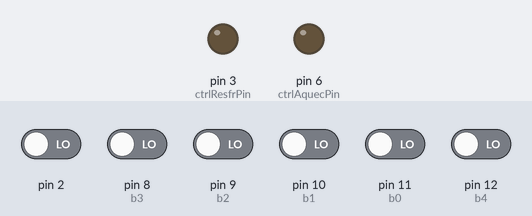
Bench run of a sketch on a simulated Arduino Uno, built with avr-gcc and run on an emulated ATmega328P. On the bench: output pins drawn as LEDs (lit = HIGH). Dashed ring = blinking. The test bench sets the inputs (shaded band); at power-on: pin 2, pin 8 (b3), pin 9 (b2), pin 10 (b1), pin 11 (b0), pin 12 (b4) LOW.

Above: at 1.2 s.
1.3 s: pin 8 (b3) driven HIGH
At 2.0 s:
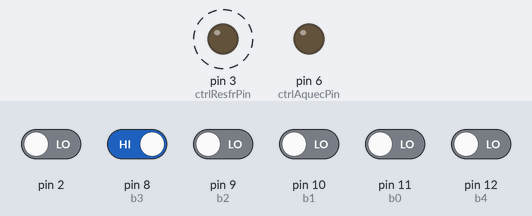
2.8 s: pin 8 (b3) driven LOW
At 3.2 s:
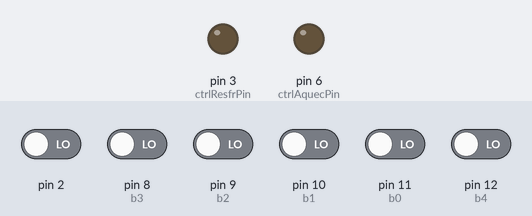
4.3 s: pin 10 (b1) driven HIGH
At 5.6 s:
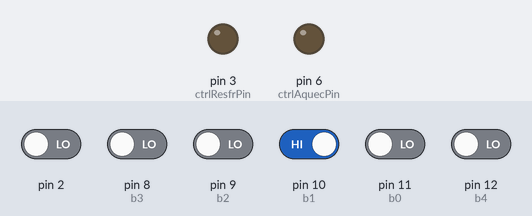
Timing chart, 0 to 7.3 s (numbered marks = the images above; inputs shaded):
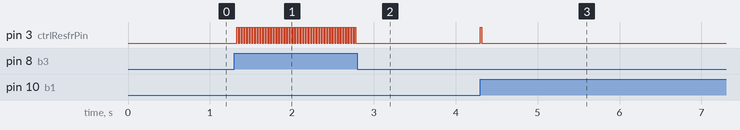

Measured:
- after the input at 1.3 s, pin 3 (ctrlResfrPin): alternates HIGH for 0.02 s and LOW for 0.02 s, starting at once
- after the input at 2.8 s, pin 3 (ctrlResfrPin): stops changing and stays LOW
- after the input at 4.3 s, pin 3 (ctrlResfrPin): LOW → HIGH at once, → LOW 0.02 s later

The sketch:

ctrl_temp.ino
```cpp
#define b0 11
#define b1 10
#define b2 9
#define b3 8
#define b4 12
#define ctrlAquecPin 6
#define ctrlResfrPin 3

volatile int valor = 0, operacao = 0;
volatile int aquecPower = 0, resfrPower = 0;

void setup()
{
  TCCR2B = (TCCR2B & 0b11111000) | 0x07;
  //Serial.begin(9600);
  pinMode(ctrlAquecPin, OUTPUT);
  pinMode(ctrlResfrPin, OUTPUT);

  attachInterrupt(0, ctrlAquec, RISING);

  pinMode(b0, INPUT);
  pinMode(b1, INPUT);
  pinMode(b2, INPUT);
  pinMode(b3, INPUT);
  pinMode(b4, INPUT);
}

void loop()
{

  decodeCtrlTemp ();

  if (operacao == 0)
  {
    aquecPower = 0;
    resfrPower = valor;
  }
  else if (operacao == 1)
  {
    aquecPower = valor;
    resfrPower = 0;
  }

  ctrlResfr ();

  /*Serial.println("----------------------");
  Serial.print("ctrlTemp: ");
  Serial.print(operacao);
  Serial.print(":");
  Serial.println(valor);
  Serial.print("aquecPower: ");
  Serial.println(aquecPower);
  Serial.print("resfrPower: ");
  Serial.println(resfrPower);
  Serial.print("bits: ");
  Serial.print(digitalRead(b4));
  Serial.print(":");
  Serial.print(digitalRead(b3));
  Serial.print(digitalRead(b2));
  Serial.print(digitalRead(b1));
  Serial.println(digitalRead(b0));
  delay (500);*/

}

void ctrlAquec()
{
  //Cálculo do ângulo de disparo: 60Hz -> 8,33ms (1/2 ciclo)
  //(8333us - 8,33us) / 100 = 83 (aproximadamente)
  //O powerTime é o tempo que o TRIAC permanecerá desligado quando é detectado
  //o ponto 0 da senóide e varia de 0 a 8300 microsegundos
  int powerTime = (82 * (100 - aquecPower));
  //Se o powerTime for menor ou igual a 820 microsegundos, dar o comando de
  //ligar a lâmpada (carga) - potência total fornecida
  if (powerTime <= 820)
  {
    //Liga o pulso do sinal ao TRIAC para que ele passe a conduzir, coloca o
    //pino digital "ctrlAquecPin" em nível alto
    digitalWrite(ctrlAquecPin, HIGH);
  }
  //Se o powerTime for menor ou igual a 8000 microsegundos, dar o comando de
  //desligar a lâmpada (carga) - potência zero fornecida
  else if (powerTime >= 8000)
  {
    //Desliga o pulso do sinal ao TRIAC para que ele não conduza, coloca o pino
    //digital "ctrlAquecPin" em nível baixo
    digitalWrite(ctrlAquecPin, LOW);
  }
  //Se o powerTime estiver entre 820 microsegundos a 8000 microsegundos
  else if ((powerTime > 820) && (powerTime < 8000))
  {
    //Mantém o circuito desligado por powerTime microssegundos (espera powerTime
    //microssegundos)
    delayMicroseconds(powerTime);

    //Envia sinal ao TRIAC para que ele passe a conduzir, coloca o pino digital
    //"ctrlAquecPin" em nível alto
    digitalWrite(ctrlAquecPin, HIGH);

    //Espera 8 microssegundos para que o TRIAC perceba o pulso
    delayMicroseconds(8);
    //Desliga o pulso do TRIAC, coloca o pino digital "ctrlAquecPin" em nível baixo
    digitalWrite(ctrlAquecPin, LOW);
  }
}

void ctrlResfr ()
{
  analogWrite (ctrlResfrPin, (255 * resfrPower / 100));
}

void decodeCtrlTemp ()                                 //Converte o valor de controle binário com indicação de Resfriamento ou Aquecimento em sinal.
{

  valor = 0;
  operacao = 0;

  if (digitalRead(b0) == HIGH)
  {
    valor=valor+1;
  }
  if (digitalRead(b1) == HIGH)
  {
    valor=valor+2;
  }
  if (digitalRead(b2) == HIGH)
  {
    valor=valor+4;
  }
  if (digitalRead(b3) == HIGH)
  {
    valor=valor+8;
  }

  valor = (valor * 100)/15;

  if (digitalRead(b4) == HIGH)
  {
    operacao = 1;
  }
  else if (digitalRead(b4) == LOW)
  {
    operacao = 0;
  }

}
```
